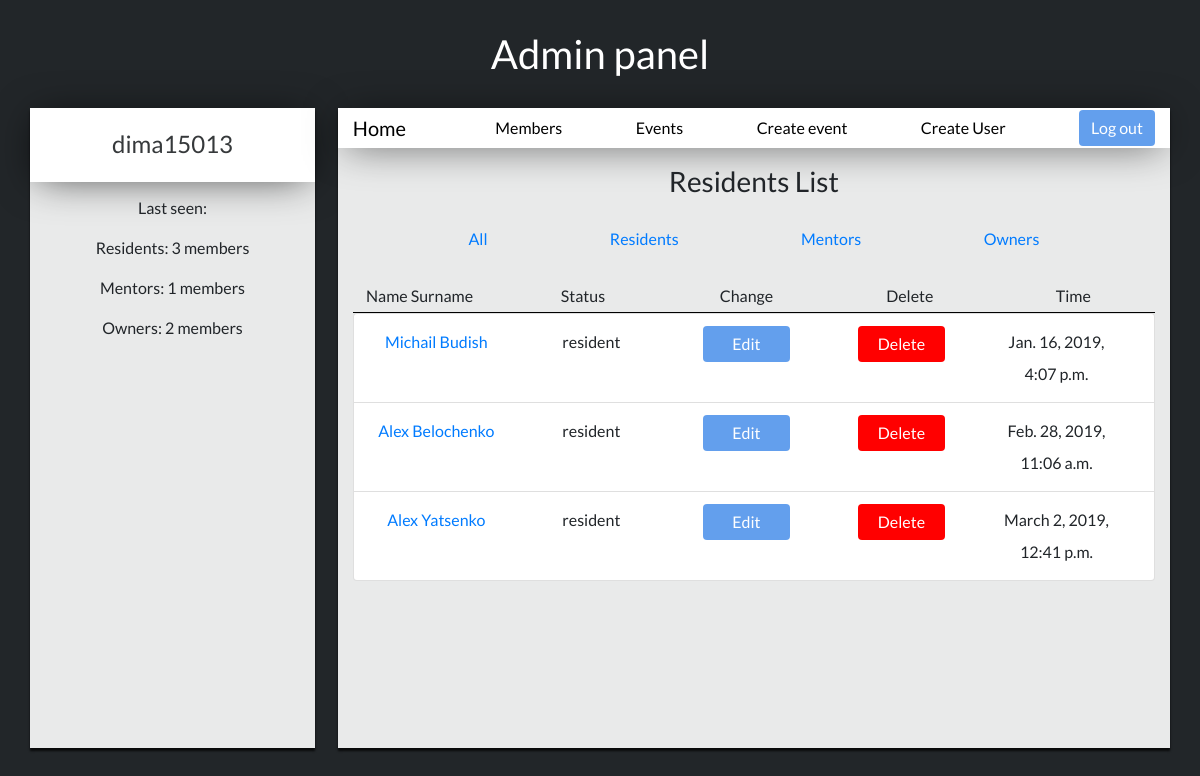
Page /residents (signed in) on the earlier database version.
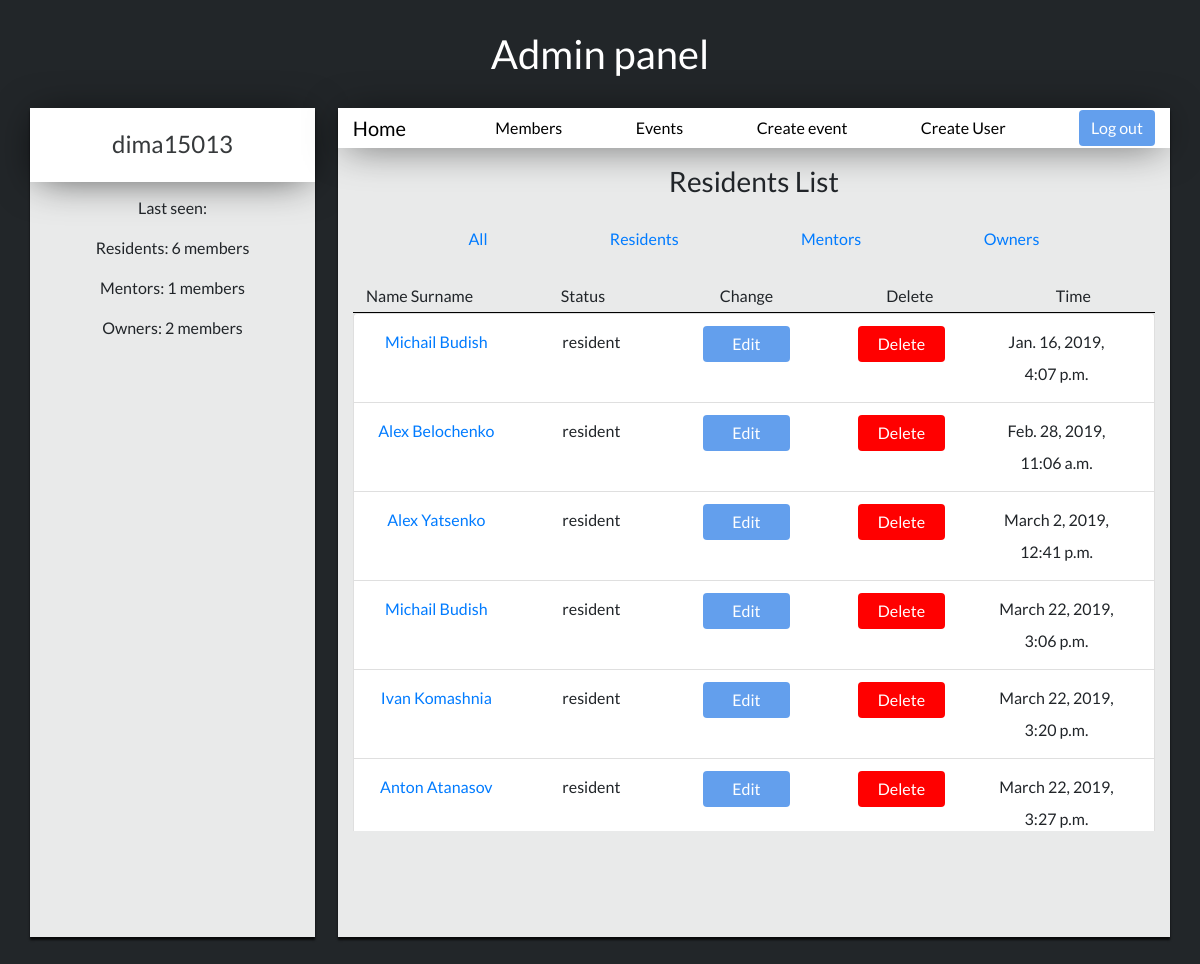
Same page on the later database version.
### login/models.py (models this page shows, shortened)
class User(models.Model):
    superuser = models.IntegerField(default=None)
    name = models.CharField(max_length=30)
    surname = models.CharField(max_length=30)
    username = models.CharField(max_length=30)
    password = models.CharField(max_length=150)
    status = models.CharField(max_length=15)
    birth_date = models.DateTimeField()
    email = models.EmailField(max_length=30, null=True)
    specialization = models.CharField(max_length=30)
    team = models.CharField(max_length=50)
    project = models.CharField(max_length=50)
    last_seen = models.DateTimeField(auto_now=True)
    profile_photo = models.ImageField(upload_to='profile_photos')

### login/views.py (the view)
# urls.py: path('residents', views.list_residents, name='list_residents'),
@login_required
def list_residents(request):
    residents = User.objects.filter(status='resident').count()
    mentors = User.objects.filter(status='mentor').count()
    owners = User.objects.filter(status='owner').count()
    residents_list = User.objects.filter(status='resident')
    return render(request, 'users/index.html', {'list_residents': residents_list,'residents': residents,'mentors': mentors,'owners': owners})

### login/templates/users/index.html (shortened to what this page needs)
{% extends 'index-admin-base.html' %}
{% block info_admin %}
{% load staticfiles %}
<link rel="stylesheet" media="all" href="{% static 'css/home-user.css' %}" type="text/css">
    <div>
        {% if list_residents %}
            <h3 class="list-text">Residents List</h3>
        {% elif list_mentors %}
            <h3 class="list-text">Mentors List</h3>
        {% elif list_owners %}
            <h3 class="list-text">Owners List</h3>
        {% elif list_users %}
            <h3 class="list-text">All users</h3>
        {% endif %}
        <div class="container">
            <div class="row">
                <div class="col-sm" style="display: flex;justify-content: space-evenly;padding: 1%;line-height:2;">
                    <p><a href="{% url 'list_users' %}" style="color:#007bff;"> All </a></p>
                    <p><a href="{% url 'list_residents' %}" style="color:#007bff;"> Residents </a></p>
                    <p><a href="{% url 'list_mentors' %}" style="color:#007bff;"> Mentors </a></p>
                    <p><a href="{% url 'list_owners' %}" style="color:#007bff;"> Owners </a></p>
                </div>
            </div>
        </div>
        <div class="container">
            <div class="row" style="padding: 5%;padding-top: 0;padding-left:0;padding-right:0;">
              <div class="col">
                <div class="container list-group" style="border-bottom: black 1px outset;">
                    <div class="row">
                        <div class="col-sm">
                            <p style="text-align:center;margin: 0;line-height: 2;">Name Surname</p>
                        </div>
                        <div class="col-sm">
                            <p style="text-align:center;margin: 0;line-height: 2;">Status</p>
                        </div>
                        <div class="col-sm">
                            <p style="text-align:center;margin: 0;line-height: 2;">Change</p>
                        </div>
                        <div class="col-sm">
                            <p style="text-align:center;margin: 0;line-height: 2;">Delete</p>
                        </div>
                        <div class="col-sm">
                            <p style="text-align:center;margin: 0;line-height: 2;">Time</p>
                        </div>
                    </div>
                </div>
                <div class="userjoin-block">
                    <ul class="list-group">
                        {% for item in list_residents %}
                            <li class="list-group-item">
                                <div class="container list-group">
                                    <div class="row">
                                        <div class="col-sm">
                                                <a href="/user/{{ item.id }}"><p style="text-align:center;margin: 0;line-height: 2;">{{ item.name }} {{ item.surname }}</p></a>
                                        </div>
                                        <div class="col-sm">
                                            <p class="list-text" style="text-align:center;margin: 0;line-height: 2;">{{item.status}}</p>
                                        </div>
                                        <div class="col-sm">
                                            <p style="text-align:center;margin: 0;line-height: 2;"><a href="/user/{{ item.id }}/edit"><button class="btn btn-primary" type="submit" style="width:70%;">Edit</button></a></p>
                                        </div>
                                        <div class="col-sm">
                                            <p style="text-align:center;margin: 0;line-height: 2;"><a href="/user/{{ item.id }}/delete"><button class="btn btn-primary" type="submit" style="background: red; width:70%;" >Delete</button></a></p>
                                        </div>
                                        <div class="col-sm">
                                            <p style="text-align:center;margin: 0;line-height: 2;">{{item.last_seen}}</p>
                                        </div>
                                    </div>
                                </div>
                            </li>
                        {% endfor %}
                    </ul>
                </div>
            </div>
        </div>
    </div>
    </div>
{% endblock %}

### login/templates/index-admin-base.html (shortened to what this page needs)
{% extends "base.html" %}
{% block content %}
{% load staticfiles %}
<link rel="stylesheet" media="all" href="{% static 'css/home-user.css' %}" type="text/css">
<link rel="stylesheet" media="all" href="{% static 'css/home.css' %}" type="text/css">
<h1 class="profile-h1">Admin panel</h1>
<div class="container">
    <div class="row">
        <div class="info-block">
            <div class="photo-block">
                <h4 class="name-text">{{ user.username }}</h4>
            </div>
            <div class="status-block">
                <p>Last seen: {{ last_seen.time }}</p>
                <p>Residents: {{ residents }} members</p>
                <p>Mentors: {{ mentors }} members</p>
                <p>Owners: {{ owners }} members</p>
            </div>
        </div>
        <div class="statistic-block">
            <div class="navbar-block">
                <nav class="navbar navbar-expand-lg">
                    <div class="container">
                        <div class="navbar-brand"> <a class="navbar-link" href="{% url 'index' %}" style="color:black;">Home</a> </div>
                        <a href="{% url 'list_users' %}" style="color:black;"> Members </a>
                        <a href="{% url 'list_events' %}" style="color:black;"> Events </a>
                        <a href="{% url 'create_event' %}" style="color:black;"> Create event </a>
                        <a href="{% url 'register' %}" style="color:black;"> Create User </a>
                        <a href="{% url 'logout' %}"><button class="btn btn-primary" type="submit" >Log out</button></a>
                    </div>
                </nav>
            </div>
            <div class="information-block">
                {% block info_admin %}
                {% endblock %}
            </div>
        </div>
    </div>
</div>
{% endblock %}

### login/templates/base.html (shortened to what this page needs)
<!DOCTYPE html>
<html lang="en">
<head>
    {% load staticfiles %}
    <link rel="stylesheet" media="all" href="{% static 'css/bootstrap.min.css' %}" type="text/css">
    <link rel="stylesheet" media="all" href="{% static 'css/base.css' %}" type="text/css">
</head>
<body>
    {% block content %}
    {% endblock %}
</body>
</html>

### login/static/css/base.css (style rules this page uses)
body { font-family: 'Lato', cursive; }
.userjoin-block { overflow-y: scroll; max-height: 50vh; }
.list-text { text-align: center; margin: 2%; }

### login/static/css/home-user.css (style rules this page uses)
body { background: #222629; font-family: 'Lato', cursive; }
.profile-h1 { font-family: 'Lato', cursive; text-align: center; margin-top: 30px; margin-bottom: 30px; font-size: 2.5em; color: white; }
.info-block { background: rgba(255, 255, 255, 0.9); height: 80vh; width: 25%; -webkit-box-shadow: 0px 3px 2px 0px rgba(0,0,0,0.75); -moz-box-shadow: 0px 3px 2px 0px rgba(0,0,0,0.75); box-shadow: 0px 3px 2px 0px rgba(0,0,0,0.75); }
.statistic-block { background: rgba(255, 255, 255, 0.9); height: 80vh; width: 73%; margin-left: 2%; -webkit-box-shadow: 0px 3px 2px 0px rgba(0,0,0,0.75); -moz-box-shadow: 0px 3px 2px 0px rgba(0,0,0,0.75); box-shadow: 0px 3px 2px 0px rgba(0,0,0,0.75); }
.photo-block { width: 100%; padding: 20px; background: white; -webkit-box-shadow: 0px 3px 40px -8px rgba(0,0,0,0.75); -moz-box-shadow: 0px 3px 40px -8px rgba(0,0,0,0.75); box-shadow: 0px 3px 40px -8px rgba(0,0,0,0.75); }
.navbar-block { width: 100%; background: white; -webkit-box-shadow: 0px 3px 40px -8px rgba(0,0,0,0.75); -moz-box-shadow: 0px 3px 40px -8px rgba(0,0,0,0.75); box-shadow: 0px 3px 40px -8px rgba(0,0,0,0.75); }
.name-text { color: #36393b; text-align: center; margin: 1%; }
.navbar { padding: 0; }
.btn-primary { background-color: rgba(61, 136, 233, 0.8); border: rgba(61, 136, 233, 0.9); }

### login/static/css/home.css (style rules this page uses)
.status-block { text-align: center; margin: 5%; }
.information-block { overflow-y: scroll; height: 92%; }

Differences in the rows shown:
added User: name "Michail", surname "Budish", status "resident", last_seen "March 22, 2019, 3:06 p.m."
added User: name "Ivan", surname "Komashnia", status "resident", last_seen "March 22, 2019, 3:20 p.m."
added User: name "Anton", surname "Atanasov", status "resident", last_seen "March 22, 2019, 3:27 p.m."
Other differences:
{{ residents }}: "3" → "6"
